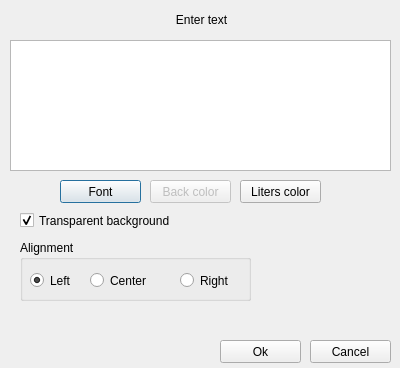
<?xml version="1.0" encoding="UTF-8"?>
<ui version="4.0">
 <class>TextEditor</class>
 <widget class="QDialog" name="TextEditor">
  <property name="geometry">
   <rect>
    <x>0</x>
    <y>0</y>
    <width>400</width>
    <height>368</height>
   </rect>
  </property>
  <property name="minimumSize">
   <size>
    <width>400</width>
    <height>259</height>
   </size>
  </property>
  <property name="windowTitle">
   <string>Text block editor</string>
  </property>
  <property name="windowIcon">
   <iconset resource="res.qrc">
    <normaloff>:/new/prefix1/icon</normaloff>:/new/prefix1/icon</iconset>
  </property>
  <widget class="QLabel" name="label">
   <property name="geometry">
    <rect>
     <x>46</x>
     <y>10</y>
     <width>311</width>
     <height>20</height>
    </rect>
   </property>
   <property name="text">
    <string>Enter text</string>
   </property>
   <property name="alignment">
    <set>Qt::AlignCenter</set>
   </property>
  </widget>
  <widget class="QTextEdit" name="textEdit">
   <property name="geometry">
    <rect>
     <x>10</x>
     <y>40</y>
     <width>381</width>
     <height>131</height>
    </rect>
   </property>
  </widget>
  <widget class="QPushButton" name="pushButton">
   <property name="geometry">
    <rect>
     <x>60</x>
     <y>180</y>
     <width>81</width>
     <height>23</height>
    </rect>
   </property>
   <property name="text">
    <string>Font</string>
   </property>
  </widget>
  <widget class="QPushButton" name="pushButton_2">
   <property name="enabled">
    <bool>false</bool>
   </property>
   <property name="geometry">
    <rect>
     <x>150</x>
     <y>180</y>
     <width>81</width>
     <height>23</height>
    </rect>
   </property>
   <property name="text">
    <string>Back color</string>
   </property>
  </widget>
  <widget class="QPushButton" name="pushButton_3">
   <property name="geometry">
    <rect>
     <x>240</x>
     <y>180</y>
     <width>81</width>
     <height>23</height>
    </rect>
   </property>
   <property name="text">
    <string>Liters color</string>
   </property>
  </widget>
  <widget class="QPushButton" name="pushButton_4">
   <property name="geometry">
    <rect>
     <x>220</x>
     <y>340</y>
     <width>81</width>
     <height>23</height>
    </rect>
   </property>
   <property name="text">
    <string>Ok</string>
   </property>
  </widget>
  <widget class="QPushButton" name="pushButton_5">
   <property name="geometry">
    <rect>
     <x>310</x>
     <y>340</y>
     <width>81</width>
     <height>23</height>
    </rect>
   </property>
   <property name="text">
    <string>Cancel</string>
   </property>
  </widget>
  <widget class="QCheckBox" name="checkBox">
   <property name="geometry">
    <rect>
     <x>20</x>
     <y>210</y>
     <width>251</width>
     <height>21</height>
    </rect>
   </property>
   <property name="text">
    <string>Transparent background</string>
   </property>
   <property name="checked">
    <bool>true</bool>
   </property>
  </widget>
  <widget class="QGroupBox" name="groupBox">
   <property name="geometry">
    <rect>
     <x>20</x>
     <y>240</y>
     <width>231</width>
     <height>61</height>
    </rect>
   </property>
   <property name="title">
    <string>Alignment</string>
   </property>
   <widget class="QRadioButton" name="radioButton">
    <property name="geometry">
     <rect>
      <x>10</x>
      <y>30</y>
      <width>102</width>
      <height>21</height>
     </rect>
    </property>
    <property name="text">
     <string>Left</string>
    </property>
    <property name="checked">
     <bool>true</bool>
    </property>
   </widget>
   <widget class="QRadioButton" name="radioButton_2">
    <property name="geometry">
     <rect>
      <x>70</x>
      <y>30</y>
      <width>71</width>
      <height>21</height>
     </rect>
    </property>
    <property name="text">
     <string>Center</string>
    </property>
   </widget>
   <widget class="QRadioButton" name="radioButton_3">
    <property name="geometry">
     <rect>
      <x>160</x>
      <y>30</y>
      <width>71</width>
      <height>21</height>
     </rect>
    </property>
    <property name="text">
     <string>Right</string>
    </property>
   </widget>
  </widget>
 </widget>
 <resources>
  <include location="res.qrc"/>
 </resources>
 <connections/>
</ui>
